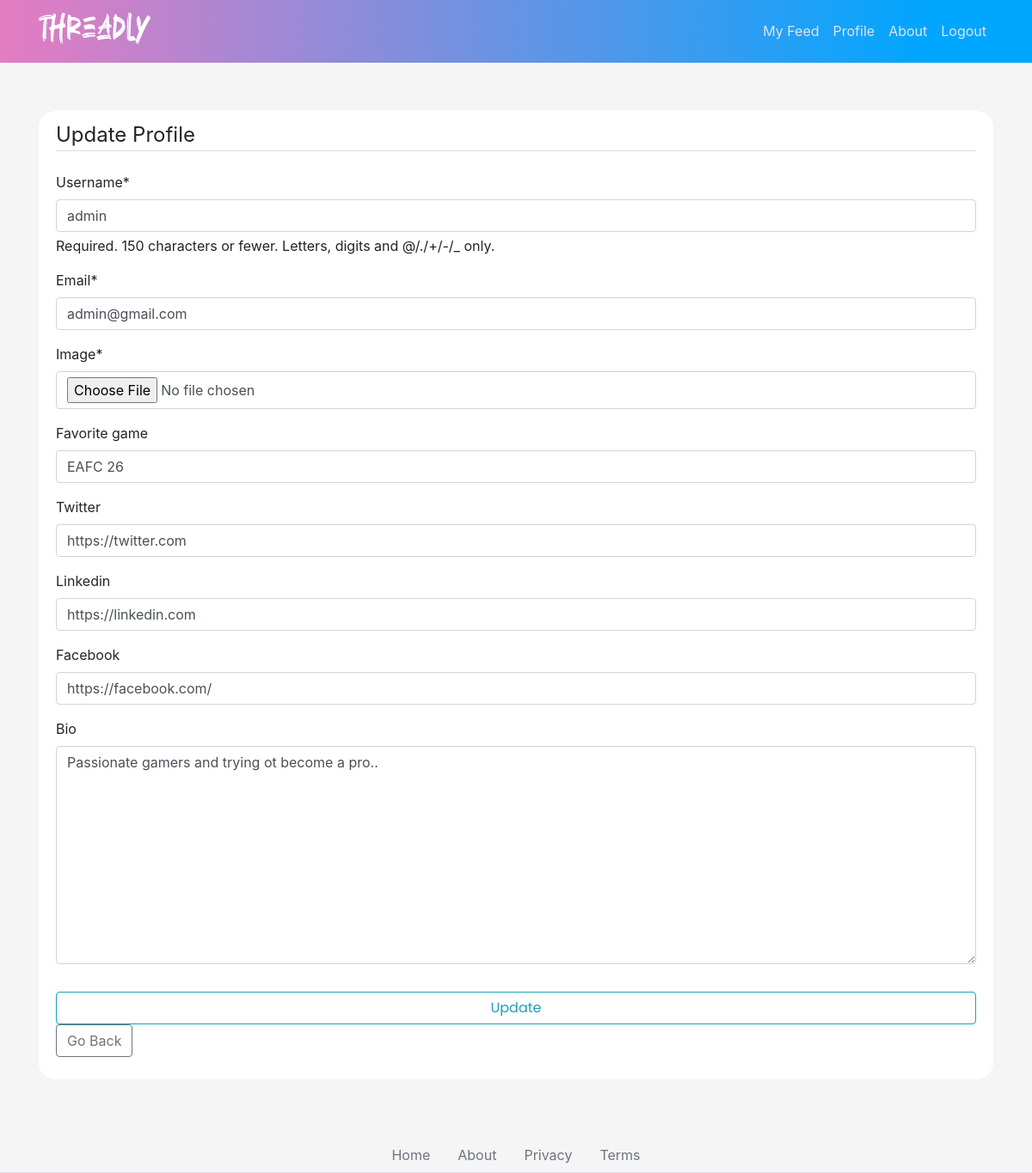
The app's page /profile/profile_update/ (signed in), older data.
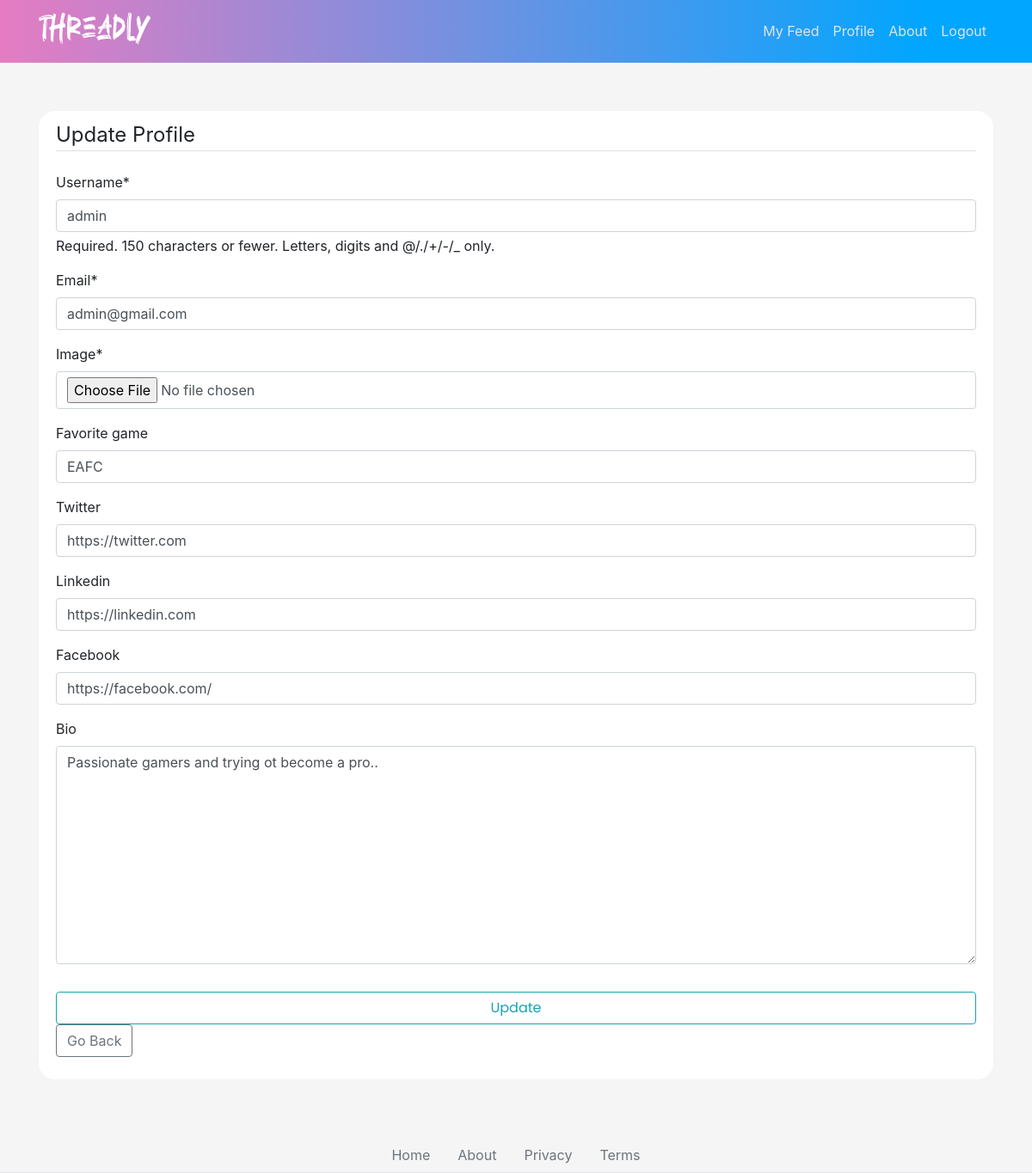
The same page, newer data.
### users/models.py (models this page shows, shortened)
class Profile(models.Model):
    user = models.OneToOneField(User, on_delete=models.CASCADE)
    image = models.ImageField(
        default='profile_pics/default.png',
        upload_to='profile_pics',
    )
    favorite_game = models.CharField(max_length=100, blank=True)
    twitter = models.URLField(blank=True, null=True)
    linkedin = models.URLField(blank=True, null=True)
    facebook = models.URLField(blank=True, null=True)
    bio = models.TextField(blank=True)

### users/views.py (the view)
# urls.py: path('profile/profile_update/', user_views.profile_update, name="profile-update"),
@login_required
def profile_update(request):
    profile, created = Profile.objects.get_or_create(user=request.user)
    if request.method == 'POST':
        u_form = UserUpdateForm(request.POST, instance=request.user)
        p_form = ProfileUpdateForm(
            request.POST,
            request.FILES,
            instance=profile
        )
        if u_form.is_valid() and p_form.is_valid():
            u_form.save()
            p_form.save()
            messages.success(request, 'Your account has been updated!')
            return redirect('profile')
    else:
        u_form = UserUpdateForm(instance=request.user)
        p_form = ProfileUpdateForm(instance=profile)
    context = {
        "u_form": u_form,
        "p_form": p_form
    }
    return render(request, 'users/profile_update.html', context)

### users/forms.py
class UserUpdateForm(forms.ModelForm):
    email = forms.EmailField()
    class Meta:
        model = User
        fields = ['username', 'email']

class ProfileUpdateForm(forms.ModelForm):
    class Meta:
        model = Profile
        fields = ['image', 'favorite_game', 'twitter', 'linkedin', 'facebook', 'bio']

### users/templates/users/profile_update.html (shortened to what this page needs)
{% extends 'blog/base.html' %}
{% load crispy_forms_tags %}
{% block content %}
<div class="content-section">
    <form method="post" enctype="multipart/form-data">
        <fieldset class="form-group">
            <legend class="border-bottom mb-4">Update Profile</legend>
            {{ u_form|crispy }}
            {{ p_form|crispy }}
        </fieldset>
        <div class="form-group mt-3">
            <button class="btn btn-outline-info" type="submit">Update</button>
            <a class="btn btn-outline-secondary" href="{% url 'profile' %}">Go Back</a>
        </div>
    </form>
</div>
{% endblock content %}

Row changes from the older to the newer data that the page shows:
changed Profile "https://twitter.com": favorite_game "EAFC 26" → "EAFC"
